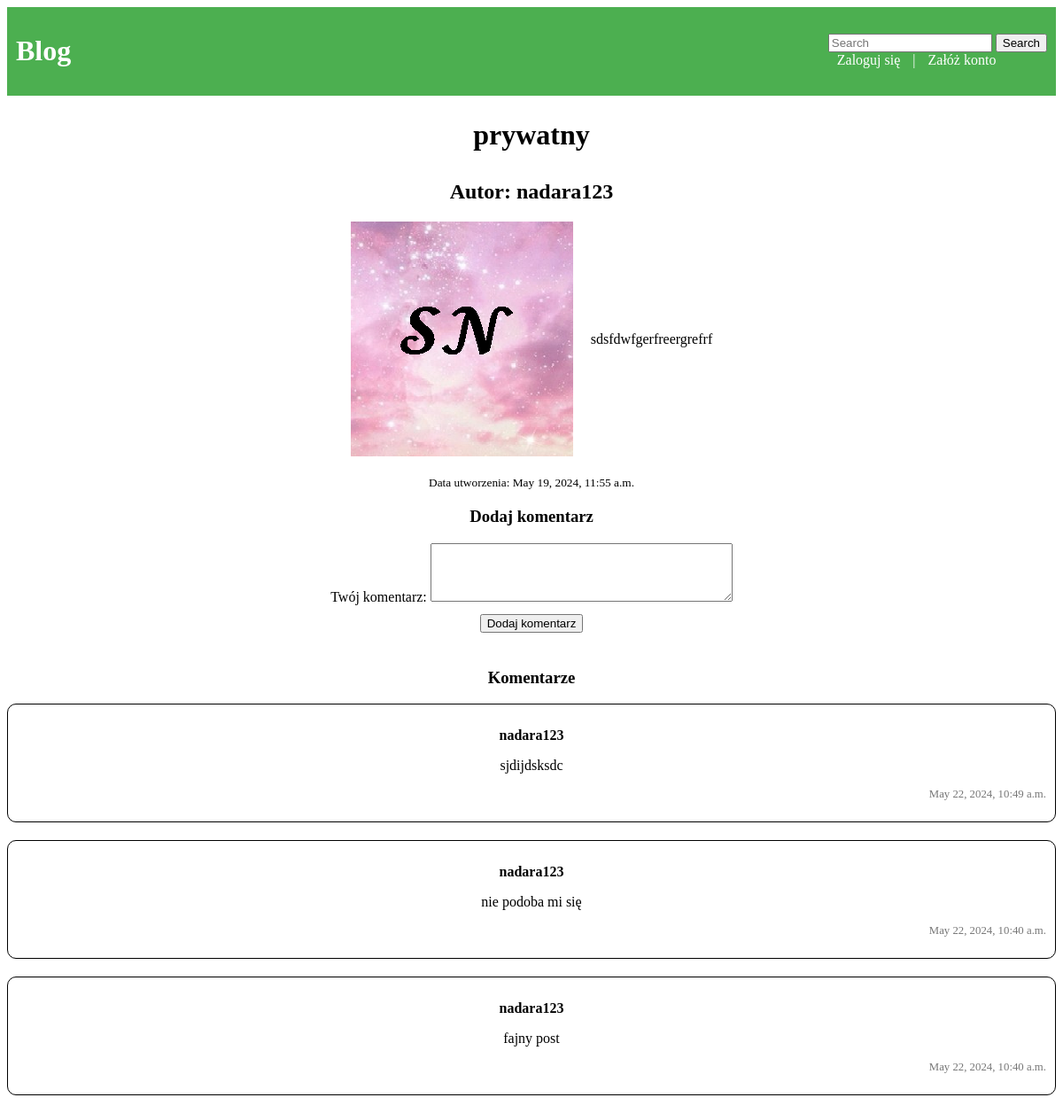
The app's page /post/18/ with its own data.
### mainapp/models.py (models this page shows, shortened)
class Post(models.Model):
    tytul = models.CharField(max_length=200)
    tresc = models.TextField(max_length=2000)
    data_utworzenia = models.DateTimeField(auto_now_add=True)
    autor = models.ForeignKey(User, on_delete=models.CASCADE)
    image = models.ImageField(null=True, blank=True, upload_to="images/")
    DOSTEP_CHOICES = (
        ('Publiczny', 'Publiczny'),
        ('Ograniczony', 'Ograniczony'),
    )
    dostep = models.CharField(max_length=20, choices=DOSTEP_CHOICES, default='Publiczny')

class Komentarz(models.Model):
    tresc = models.TextField()
    data_dodania = models.DateTimeField(auto_now_add=True)
    autor = models.ForeignKey(User, on_delete=models.CASCADE)
    post = models.ForeignKey(Post, on_delete=models.CASCADE)

### mainapp/views.py (the view)
# urls.py: path('post/<int:post_id>/', views.post_detail, name='post_detail'),
def post_detail(request, post_id):
    post = get_object_or_404(Post, pk=post_id)
    comments = Komentarz.objects.filter(post=post).order_by('-data_dodania')
    form = CreateCommentForm()
    print("wyswietlono szczegoly posta")
    return render(request, 'post/post_detail.html', {'post': post, 'comments': comments, 'form': form})

### mainapp/forms.py
class CreateCommentForm(forms.ModelForm):
    comment = forms.CharField(
        label='Komentarz',
        widget=forms.Textarea(attrs={'rows': 4, 'class': 'form-control'})
    )
    class Meta:
        model = Komentarz
        fields = ('comment',)

### mainapp/templates/post/post_detail.html (shortened to what this page needs)
{% extends "base.html" %}
{% block content %}
<div class="container mt-5">
  <div class="row justify-content-center">
    <div class="col-md-8 centered">
      <h2 class="big-title">{{ post.tytul }}</h2>
      <h4 class="big-author">Autor: {{ post.autor }}</h4>
      <div class="post-content">
        {% if post.image %}
        <img src="{{ post.image.url }}">
        {% endif %}
        <p>{{ post.tresc }}</p>
      </div>
      <small>Data utworzenia: {{ post.data_utworzenia }}</small>
      <div class="comment-form">
        <h3>Dodaj komentarz</h3>
        <form id="comment-form" method="post" action="{% url 'add_comment' post.id %}">
          <div class="form-group">
            <label for="comment">Twój komentarz:</label>
            {{ form.comment }}
          </div>
          <button type="submit" class="btn btn-success submit-btn">Dodaj komentarz</button>
        </form>
      </div>
      <div class="comment-section">
        <h3>Komentarze</h3>
        {% for comment in comments %}
        <div class="comment">
          <p class="comment-author">{{ comment.autor.username }}</p>
          <p>{{ comment.tresc }}</p>
          <p class="comment-date">{{ comment.data_dodania }}</p>
        </div>
        {% endfor %}
      </div>
    </div>
  </div>
</div>
{% endblock %}

### mainapp/templates/post/post_detail.html (style rules this page uses)
.centered { text-align: center; }
.big-title { font-size: 2rem; margin-bottom: 20px; }
.big-author { font-size: 1.5rem; margin-bottom: 20px; }
.post-content { display: flex; align-items: center; justify-content: center; margin-bottom: 20px; text-align: center; }
.post-content img { max-width: 50%; height: auto; margin-right: 20px; }
.comment-section { margin-top: 40px; }
.comment { border: 1px solid #000000; padding: 10px; margin-bottom: 20px; border-radius: 10px; }
.comment-author { font-weight: bold; margin-bottom: 5px; }
.comment-date { font-size: 0.8rem; color: #777; text-align: right; }
.comment-form { margin-bottom: 40px; }
.submit-btn { margin-top: 10px; }

### records on screen
Post: tytul "prywatny", autor "nadara123", image (picture), tresc "sdsfdwfgerfreergrefrf", data_utworzenia "May 19, 2024, 11:55 a.m."
Komentarz: autor.username "nadara123", tresc "sjdijdsksdc", data_dodania "May 22, 2024, 10:49 a.m."
Komentarz: autor.username "nadara123", tresc "nie podoba mi się", data_dodania "May 22, 2024, 10:40 a.m."
Komentarz: autor.username "nadara123", tresc "fajny post", data_dodania "May 22, 2024, 10:40 a.m."
